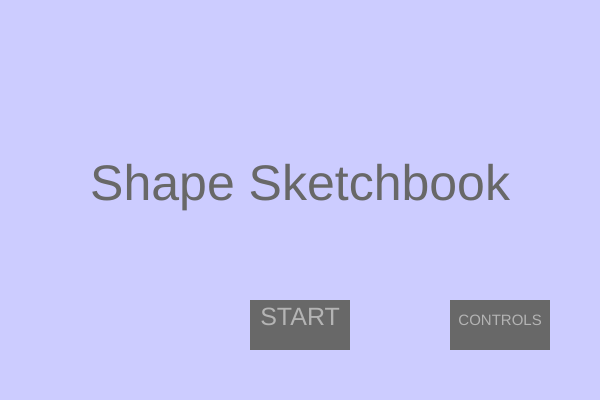
Frame 1 (no input)
Frame 60 (no input): identical to frame 1, image omitted
Frame 120 (the mouse pressed at the canvas centre since frame 60): identical to frame 1, image omitted

The p5.js sketch that drew this single still picture (run headless with seeded random() and noise() and a simulated clock; from frame 60 on, the mouse is pressed at the canvas centre):

// p5.js sketch
// ── sketch.js
// INTRO: Screen = 0
// SKETCHBOOK: Screen = 1
// CONTROLS: Screen = 2

//variables used in the code
var screen = 0
var buttonCstart = 104; buttonCcontrol = 104; buttonCback = 104
var colors = ['black', 'green','blue','red','purple', 'orange', 'gray']
var i = 0; j = 0; k = 0
var inkColor = 'black'
var sec = 0
var size = 20
var shapes = ['circle','triangle','square']
var tools = ['marker', 'eraser', 'eraseAll']
var d = 0
var dusts = []
/********* SETUP BLOCK ********/

//Creates the Canvas

function setup() {
  createCanvas(600,400)
}

/********* DRAW BLOCK *********/

//Makes everything show up and run
function draw() {
    noStroke()
    if(screen == 0){
        intro()
    }else if(screen == 1){
        usedTool = tools[k]
        sketch(usedTool)
        sec+=1
    }else if(screen == 2){
        controls()
    }
    
}

/******* SCREEN CONTENTS *****/

//Constructs the Start Screen 
function intro() {
  background(204,204,255)
  //text
  textAlign(CENTER)
  fill(104)
    textSize(50)
  text('Shape Sketchbook', width/2, height/2)
    //buttons
    rectMode(CENTER)
    fill(buttonCstart)
    rect(width/2, 325, 100, 50)
    fill(buttonCcontrol)
    rect(width/2+200,325,100,50)
    textSize(25)
    fill(180)
    text('START', width/2, 325)
    textSize(15)
    text('CONTROLS', width/2+200,325)
    //button changes color if hovered on top of
    if(mouseX>=250&&mouseX<=350&&mouseY>=300&&mouseY<=350){
        buttonCstart = 'green'
        if(mouseIsPressed==true){
            fill('pink')
            push()
            rectMode(CORNER)
            rect(0,0,width,height)
            pop()
            screen = 1
        }
    }else{
        buttonCstart = 104
    }
    if(mouseX>=450&&mouseX<=550&&mouseY>=300&&mouseY<=350){
        buttonCcontrol = 'green'
        if(mouseIsPressed==true){
            fill(145,190,255)
            push()
            rectMode(CORNER)
            rect(0,0,width,height)
            pop()
            screen = 2
        }
    }else{
        buttonCcontrol = 104
    }
    
}

//The Sketchbook itself
function sketch(tool){
    //cycle through shapes
    shape = shapes[j]
    //changes behavior of what happens when mouse pressed depending on the tool 
    if(tool=='marker'){
        inkColor = colors[i]
    }
    else if(tool=='eraser'){
        inkColor = 'pink'
    } else if(tool=='eraseAll'){
        if(mouseIsPressed==true){
            push()
            fill('pink')
            rect(width/2,height/2,width,height)
            pop()
        }
    }
    if(mouseIsPressed==true && (mouseX>=width-100&&mouseX<=width&&mouseY>=100&&mouseY<=300)==false&&sec>=30){
         fill(inkColor)
            noStroke()
            shapee()
     }
    //displays toolbox on the right
    info(usedTool,shape)
}

/********* INPUTS *********/
//changes the size when you press on each circle accordingly
function mousePressed() {
   if(mouseY>=height/2+62.5&&mouseY<=height/2+100){
       if(mouseX>=width-100&&mouseX<=width-80){
           size = 5
       } else if(mouseX>=width-80&&mouseX<=width-60){
           size = 10
       } else if(mouseX>=width-60&&mouseX<=width-40){
           size = 15
       }else if(mouseX>=width-40&&mouseX<=width-20){
           size = 20
       }else if(mouseX>=width-20&&mouseX<=width){
           size = 25
       }
   }
}


function keyPressed() {
if(screen==1){
    //'c' to change color
 if(keyCode==67&&usedTool =='marker'){
     i+=1
     if(i>=colors.length){
         i=0
     }
     
 }
    //'z' to change shape
 if(keyCode==90&&usedTool!='eraseAll'){
     j+=1
     if(j>=3){
         j=0
     }
 }
    //'spacebar' to change tool
 if(keyCode==32){
     k+=1
     if(k>=3){
         k=0
     }
 }
}
}

/***** OTHER FUNCTIONS *****/
//
function info(tool,Usedshape){
    //create rectangular region
    fill('white')
    rect(width-50,height/2,100,200)
    textSize(10)
    fill('black')
    text('Color:',width-50,height/2-75) 
    text('Shape:',width-50, height/2-25)
    text('Tool:',width-50,height/2+25)
    text('Size:', width-50,height/2+62.5)
    //draw circles under "Size:"
    for(z=1;z<6;z++){
        circle(width-110+(z*20),height/2+75,3*z)
    }
    //Changes shape displayed according to the shape being used
    if(Usedshape=='square'){
        fill('black')
        rect(width-50,height/2,20,20)
    }else if(Usedshape == 'triangle'){
        fill('black')
        angleMode(DEGREES)
        triangle(width-50,height/2-20,width-50+(cos(30.0)*20),height/2+10,width-50-(cos(30.0)*20),height/2+10)
    }else if(Usedshape=='circle'){
        fill('black')
        circle(width-50,height/2,20)
    }
    //Changes text displayed accroding to the tool being used
    push()
    textSize(20)
    if(tool=='marker'){
        text('MARKER',width-50,height/2+50)
        fill(inkColor)
        rect(width-50, height/2-50, 30,30)
    }else if(tool=='eraser'){
        text('ERASER',width-50,height/2+50)
        text('NONE',width-50,height/2-50)
    }
    if(tool=='eraseAll'){
        text('RESET',width-50,height/2+50)
        text('NONE',width-50,height/2-50)
    }
    pop()
    
}
//draws shape at the mouse's location according to the shape being used
function shapee(){
    if(shape=='square'){
            rect(mouseX,mouseY,size,size)
        } if(shape=='triangle'){
            angleMode(DEGREES)
            triangle(mouseX,mouseY-size/2,mouseX+(cos(30.0)*size/2),mouseY+(0.5*size/2),mouseX-(cos(30.0)*size/2),mouseY+(0.5*size/2))
            
        }  if(shape=='circle'){
            circle(mouseX,mouseY,size)
        }

}
//Controls Page
function controls(){
    fill(0)
    textSize(30)
    textAlign(CENTER)
    text('"c" to switch color',width/2, height/4-20)
    text('"z" to switch shape',width/2, height/2-20)
    text('"spacebar" to switch tool',width/2, height*3/4-20)
    text('click to switch size',width/2, height-20)
    push()
    rectMode(CORNER)
    fill(buttonCback)
    rect(0,0,100,50)
    pop()
    text('BACK',50,30)
    //changes button if hovered on top of
    if(mouseX>=0&&mouseX<=100&&mouseY>=0&&mouseY<=50){
        buttonCback = 'green'
        if(mouseIsPressed){
        screen= 0
        }
    }else{
        buttonCback = 104
    }
}
